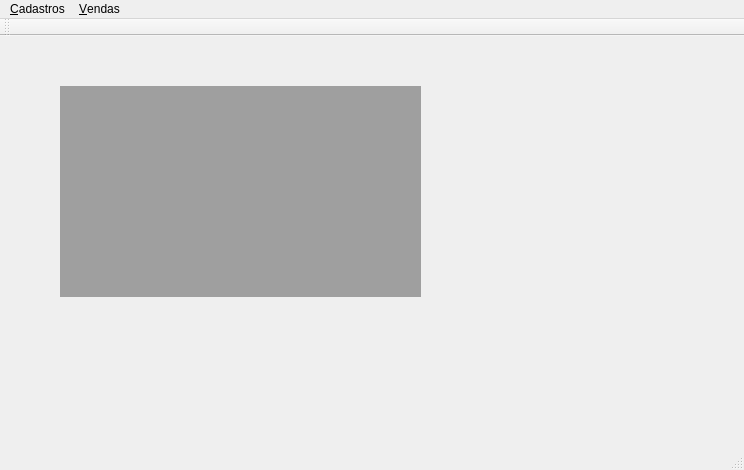
<?xml version="1.0" encoding="UTF-8"?>
<ui version="4.0">
 <class>Desktop</class>
 <widget class="QMainWindow" name="Desktop">
  <property name="geometry">
   <rect>
    <x>0</x>
    <y>0</y>
    <width>744</width>
    <height>470</height>
   </rect>
  </property>
  <property name="windowTitle">
   <string>Desktop</string>
  </property>
  <widget class="QWidget" name="centralWidget">
   <widget class="QMdiArea" name="mdiArea">
    <property name="geometry">
     <rect>
      <x>60</x>
      <y>50</y>
      <width>361</width>
      <height>211</height>
     </rect>
    </property>
   </widget>
  </widget>
  <widget class="QMenuBar" name="menuBar">
   <property name="geometry">
    <rect>
     <x>0</x>
     <y>0</y>
     <width>744</width>
     <height>21</height>
    </rect>
   </property>
   <widget class="QMenu" name="menu_Cadastros">
    <property name="title">
     <string>&amp;Cadastros</string>
    </property>
    <addaction name="action_Times"/>
    <addaction name="separator"/>
    <addaction name="action_Produtos"/>
   </widget>
   <widget class="QMenu" name="menuVendas">
    <property name="title">
     <string>&amp;Vendas</string>
    </property>
    <addaction name="action_Frente_de_Caixa"/>
   </widget>
   <addaction name="menu_Cadastros"/>
   <addaction name="menuVendas"/>
  </widget>
  <widget class="QToolBar" name="mainToolBar">
   <attribute name="toolBarArea">
    <enum>TopToolBarArea</enum>
   </attribute>
   <attribute name="toolBarBreak">
    <bool>false</bool>
   </attribute>
  </widget>
  <widget class="QStatusBar" name="statusBar"/>
  <action name="action_Times">
   <property name="text">
    <string>&amp;Times</string>
   </property>
  </action>
  <action name="action_Frente_de_Caixa">
   <property name="text">
    <string>&amp;Frente de Caixa</string>
   </property>
  </action>
  <action name="action_Produtos">
   <property name="text">
    <string>&amp;Produtos</string>
   </property>
  </action>
 </widget>
 <layoutdefault spacing="6" margin="11"/>
 <resources/>
 <connections/>
</ui>
